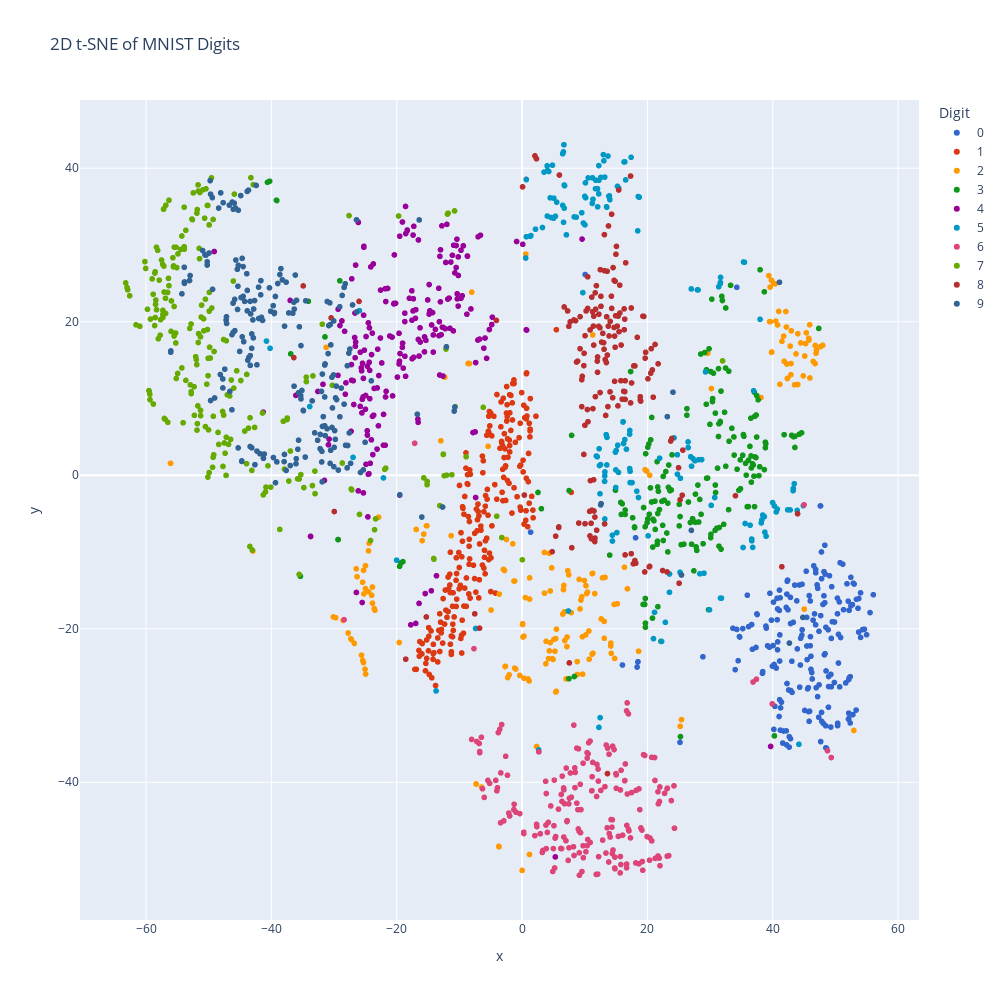
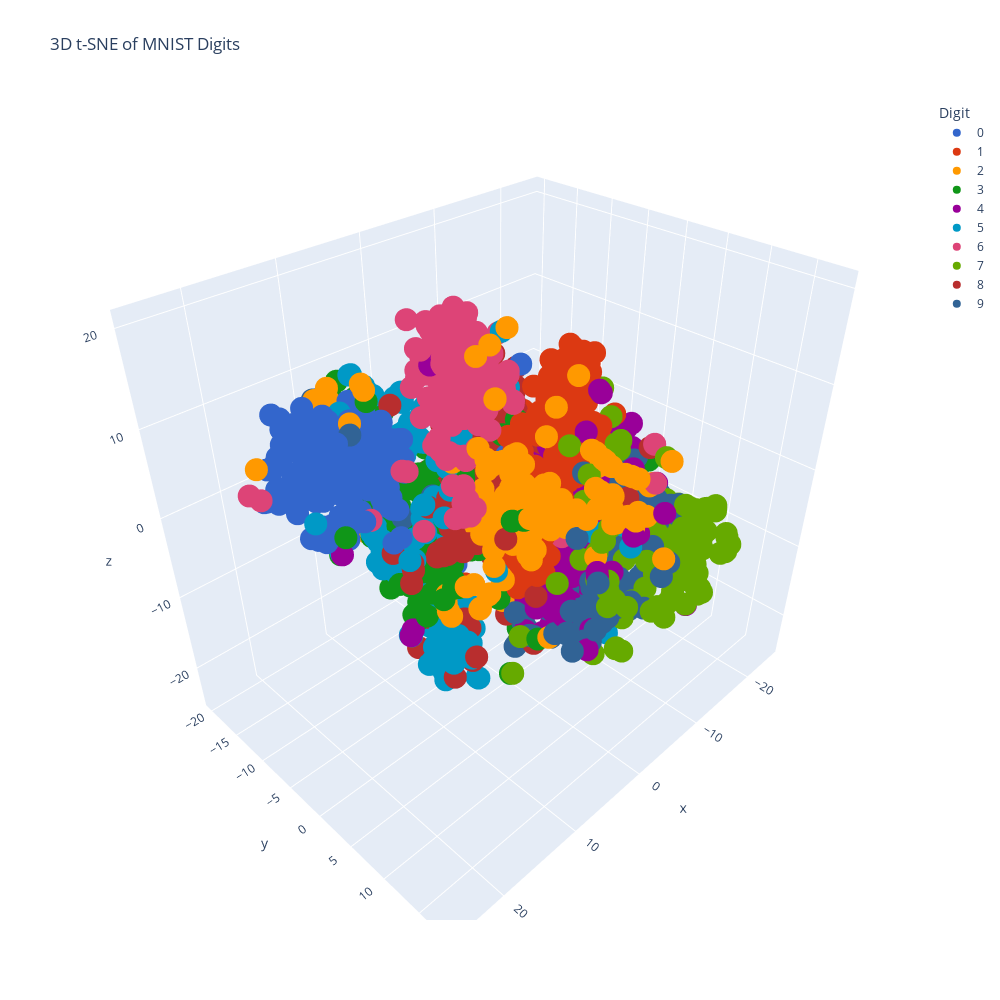

Source (notebook cell) for these figures, in order:
### Code cell
# Step 1: Import necessary libraries
import numpy as np
import plotly.express as px
import tensorflow as tf
from sklearn.manifold import TSNE
from sklearn.preprocessing import StandardScaler
import matplotlib.pyplot as plt

# Load the MNIST dataset using TensorFlow
mnist = tf.keras.datasets.mnist
(x_train, y_train), _ = mnist.load_data()

# Flatten the images and select a subset of n samples for quicker computation
n = 2000  # Number of samples to use for t-SNE visualization
x_train_flat = x_train.reshape((x_train.shape[0], -1))[:n]  # Flatten and subset
y_train_subset = y_train[:n]

# Data standardization
X_standardized = StandardScaler().fit_transform(x_train_flat)

# Apply t-SNE for 2D visualization
tsne_2d = TSNE(n_components=2, random_state=0)
X_2d = tsne_2d.fit_transform(X_standardized)

# Apply t-SNE for 3D visualization
tsne_3d = TSNE(n_components=3, random_state=0)
X_3d = tsne_3d.fit_transform(X_standardized)

# Display a 10x10 grid of sample digits for each number 0-9
fig, axes = plt.subplots(10, 10, figsize=(10, 10))
for i in range(10):
    idxs = np.where(y_train == i)[0][:10]
    for j, idx in enumerate(idxs):
        axes[i, j].imshow(x_train[idx], cmap='gray', interpolation='none')
        axes[i, j].axis('off')
plt.show()

# Correcting legend order in the 2D t-SNE Plotly plot
fig_2d = px.scatter(x=X_2d[:, 0], y=X_2d[:, 1], color=y_train_subset.astype(str),
                    category_orders={'color': [str(i) for i in range(10)]},
                    color_discrete_sequence=px.colors.qualitative.G10,
                    title='2D t-SNE of MNIST Digits',
                    labels={'color': 'Digit Label'})
fig_2d.update_layout(width=1000, height=1000, legend_title_text='Digit')
fig_2d.show()

# Correcting legend order in the 3D t-SNE Plotly plot
fig_3d = px.scatter_3d(x=X_3d[:, 0], y=X_3d[:, 1], z=X_3d[:, 2], color=y_train_subset.astype(str),
                       category_orders={'color': [str(i) for i in range(10)]},
                       color_discrete_sequence=px.colors.qualitative.G10,
                       title='3D t-SNE of MNIST Digits',
                       labels={'color': 'Digit Label'})
fig_3d.update_layout(width=1000, height=1000, legend_title_text='Digit')
fig_3d.show()

### Figure 1 — Plotly figure (JSON) as saved in the notebook; plotly's stock layout.template omitted (floating-point values rounded to 4 significant figures; data arrays with more than 128 entries replaced by an {"elided": "..."} marker saying what was removed)
{"data": [{"hovertemplate": "Digit Label=0<br>x=%{x}<br>y=%{y}<extra></extra>", "legendgroup": "0", "marker": {"color": "#3366CC", "symbol": "circle"}, "mode": "markers", "name": "0", "showlegend": true, "type": "scattergl", "x": {"elided": "191 float values"}, "xaxis": "x", "y": {"elided": "191 float values"}, "yaxis": "y"}, {"hovertemplate": "Digit Label=1<br>x=%{x}<br>y=%{y}<extra></extra>", "legendgroup": "1", "marker": {"color": "#DC3912", "symbol": "circle"}, "mode": "markers", "name": "1", "showlegend": true, "type": "scattergl", "x": {"elided": "220 float values"}, "xaxis": "x", "y": {"elided": "220 float values"}, "yaxis": "y"}, {"hovertemplate": "Digit Label=2<br>x=%{x}<br>y=%{y}<extra></extra>", "legendgroup": "2", "marker": {"color": "#FF9900", "symbol": "circle"}, "mode": "markers", "name": "2", "showlegend": true, "type": "scattergl", "x": {"elided": "198 float values"}, "xaxis": "x", "y": {"elided": "198 float values"}, "yaxis": "y"}, {"hovertemplate": "Digit Label=3<br>x=%{x}<br>y=%{y}<extra></extra>", "legendgroup": "3", "marker": {"color": "#109618", "symbol": "circle"}, "mode": "markers", "name": "3", "showlegend": true, "type": "scattergl", "x": {"elided": "191 float values"}, "xaxis": "x", "y": {"elided": "191 float values"}, "yaxis": "y"}, {"hovertemplate": "Digit Label=4<br>x=%{x}<br>y=%{y}<extra></extra>", "legendgroup": "4", "marker": {"color": "#990099", "symbol": "circle"}, "mode": "markers", "name": "4", "showlegend": true, "type": "scattergl", "x": {"elided": "214 float values"}, "xaxis": "x", "y": {"elided": "214 float values"}, "yaxis": "y"}, {"hovertemplate": "Digit Label=5<br>x=%{x}<br>y=%{y}<extra></extra>", "legendgroup": "5", "marker": {"color": "#0099C6", "symbol": "circle"}, "mode": "markers", "name": "5", "showlegend": true, "type": "scattergl", "x": {"elided": "180 float values"}, "xaxis": "x", "y": {"elided": "180 float values"}, "yaxis": "y"}, {"hovertemplate": "Digit Label=6<br>x=%{x}<br>y=%{y}<extra></extra>", "legendgroup": "6", "marker": {"color": "#DD4477", "symbol": "circle"}, "mode": "markers", "name": "6", "showlegend": true, "type": "scattergl", "x": {"elided": "200 float values"}, "xaxis": "x", "y": {"elided": "200 float values"}, "yaxis": "y"}, {"hovertemplate": "Digit Label=7<br>x=%{x}<br>y=%{y}<extra></extra>", "legendgroup": "7", "marker": {"color": "#66AA00", "symbol": "circle"}, "mode": "markers", "name": "7", "showlegend": true, "type": "scattergl", "x": {"elided": "224 float values"}, "xaxis": "x", "y": {"elided": "224 float values"}, "yaxis": "y"}, {"hovertemplate": "Digit Label=8<br>x=%{x}<br>y=%{y}<extra></extra>", "legendgroup": "8", "marker": {"color": "#B82E2E", "symbol": "circle"}, "mode": "markers", "name": "8", "showlegend": true, "type": "scattergl", "x": {"elided": "172 float values"}, "xaxis": "x", "y": {"elided": "172 float values"}, "yaxis": "y"}, {"hovertemplate": "Digit Label=9<br>x=%{x}<br>y=%{y}<extra></extra>", "legendgroup": "9", "marker": {"color": "#316395", "symbol": "circle"}, "mode": "markers", "name": "9", "showlegend": true, "type": "scattergl", "x": {"elided": "210 float values"}, "xaxis": "x", "y": {"elided": "210 float values"}, "yaxis": "y"}], "layout": {"height": 1000, "legend": {"title": {"text": "Digit"}, "tracegroupgap": 0}, "title": {"text": "2D t-SNE of MNIST Digits"}, "width": 1000, "xaxis": {"anchor": "y", "autorange": true, "domain": [0, 1], "range": [-70.54, 63.34], "title": {"text": "x"}, "type": "linear"}, "yaxis": {"anchor": "x", "autorange": true, "domain": [0, 1], "range": [-57.94, 48.89], "title": {"text": "y"}, "type": "linear"}}}

### Figure 2 — Plotly figure (JSON) as saved in the notebook; plotly's stock layout.template omitted (floating-point values rounded to 4 significant figures; data arrays with more than 128 entries replaced by an {"elided": "..."} marker saying what was removed)
{"data": [{"hovertemplate": "Digit Label=0<br>x=%{x}<br>y=%{y}<br>z=%{z}<extra></extra>", "legendgroup": "0", "marker": {"color": "#3366CC", "symbol": "circle"}, "mode": "markers", "name": "0", "scene": "scene", "showlegend": true, "type": "scatter3d", "x": {"elided": "191 float values"}, "y": {"elided": "191 float values"}, "z": {"elided": "191 float values"}}, {"hovertemplate": "Digit Label=1<br>x=%{x}<br>y=%{y}<br>z=%{z}<extra></extra>", "legendgroup": "1", "marker": {"color": "#DC3912", "symbol": "circle"}, "mode": "markers", "name": "1", "scene": "scene", "showlegend": true, "type": "scatter3d", "x": {"elided": "220 float values"}, "y": {"elided": "220 float values"}, "z": {"elided": "220 float values"}}, {"hovertemplate": "Digit Label=2<br>x=%{x}<br>y=%{y}<br>z=%{z}<extra></extra>", "legendgroup": "2", "marker": {"color": "#FF9900", "symbol": "circle"}, "mode": "markers", "name": "2", "scene": "scene", "showlegend": true, "type": "scatter3d", "x": {"elided": "198 float values"}, "y": {"elided": "198 float values"}, "z": {"elided": "198 float values"}}, {"hovertemplate": "Digit Label=3<br>x=%{x}<br>y=%{y}<br>z=%{z}<extra></extra>", "legendgroup": "3", "marker": {"color": "#109618", "symbol": "circle"}, "mode": "markers", "name": "3", "scene": "scene", "showlegend": true, "type": "scatter3d", "x": {"elided": "191 float values"}, "y": {"elided": "191 float values"}, "z": {"elided": "191 float values"}}, {"hovertemplate": "Digit Label=4<br>x=%{x}<br>y=%{y}<br>z=%{z}<extra></extra>", "legendgroup": "4", "marker": {"color": "#990099", "symbol": "circle"}, "mode": "markers", "name": "4", "scene": "scene", "showlegend": true, "type": "scatter3d", "x": {"elided": "214 float values"}, "y": {"elided": "214 float values"}, "z": {"elided": "214 float values"}}, {"hovertemplate": "Digit Label=5<br>x=%{x}<br>y=%{y}<br>z=%{z}<extra></extra>", "legendgroup": "5", "marker": {"color": "#0099C6", "symbol": "circle"}, "mode": "markers", "name": "5", "scene": "scene", "showlegend": true, "type": "scatter3d", "x": {"elided": "180 float values"}, "y": {"elided": "180 float values"}, "z": {"elided": "180 float values"}}, {"hovertemplate": "Digit Label=6<br>x=%{x}<br>y=%{y}<br>z=%{z}<extra></extra>", "legendgroup": "6", "marker": {"color": "#DD4477", "symbol": "circle"}, "mode": "markers", "name": "6", "scene": "scene", "showlegend": true, "type": "scatter3d", "x": {"elided": "200 float values"}, "y": {"elided": "200 float values"}, "z": {"elided": "200 float values"}}, {"hovertemplate": "Digit Label=7<br>x=%{x}<br>y=%{y}<br>z=%{z}<extra></extra>", "legendgroup": "7", "marker": {"color": "#66AA00", "symbol": "circle"}, "mode": "markers", "name": "7", "scene": "scene", "showlegend": true, "type": "scatter3d", "x": {"elided": "224 float values"}, "y": {"elided": "224 float values"}, "z": {"elided": "224 float values"}}, {"hovertemplate": "Digit Label=8<br>x=%{x}<br>y=%{y}<br>z=%{z}<extra></extra>", "legendgroup": "8", "marker": {"color": "#B82E2E", "symbol": "circle"}, "mode": "markers", "name": "8", "scene": "scene", "showlegend": true, "type": "scatter3d", "x": {"elided": "172 float values"}, "y": {"elided": "172 float values"}, "z": {"elided": "172 float values"}}, {"hovertemplate": "Digit Label=9<br>x=%{x}<br>y=%{y}<br>z=%{z}<extra></extra>", "legendgroup": "9", "marker": {"color": "#316395", "symbol": "circle"}, "mode": "markers", "name": "9", "scene": "scene", "showlegend": true, "type": "scatter3d", "x": {"elided": "210 float values"}, "y": {"elided": "210 float values"}, "z": {"elided": "210 float values"}}], "layout": {"height": 1000, "legend": {"title": {"text": "Digit"}, "tracegroupgap": 0}, "scene": {"aspectmode": "auto", "aspectratio": {"x": 1.13, "y": 0.8672, "z": 1.02}, "domain": {"x": [0, 1], "y": [0, 1]}, "xaxis": {"title": {"text": "x"}, "type": "linear"}, "yaxis": {"title": {"text": "y"}, "type": "linear"}, "zaxis": {"title": {"text": "z"}, "type": "linear"}}, "title": {"text": "3D t-SNE of MNIST Digits"}, "width": 1000}}
